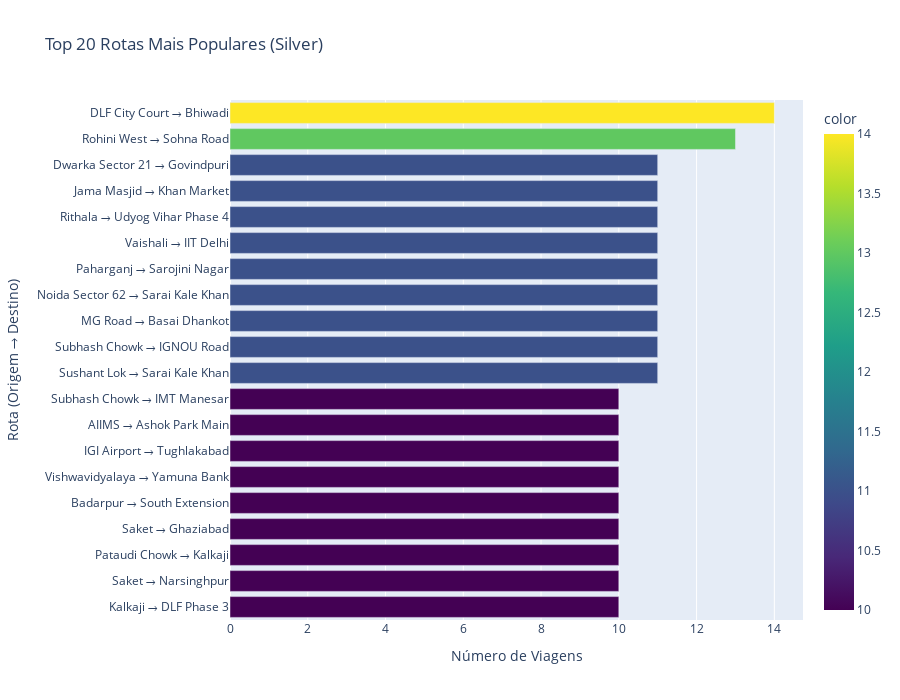

The cell this chart's notebook holds for it:
### Markdown cell above
### 7. Rotas Mais Populares (Silver)

### Code cell
df_silver['Route'] = df_silver['pickup_location'] + ' → ' + df_silver['drop_location']
top_routes_silver = df_silver['Route'].value_counts().head(20)

print(f"\nEstatísticas de Rotas (Silver):")
print(f"  • Total de rotas únicas: {df_silver['Route'].nunique():,}")
print(f"  • Rotas com apenas 1 viagem: {(df_silver['Route'].value_counts() == 1).sum():,}")
print(f"  • Concentração: As top 10 rotas representam {(top_routes_silver.head(10).sum() / len(df_silver) * 100):.2f}% das viagens")

fig = px.bar(
    x=top_routes_silver.values, 
    y=top_routes_silver.index, 
    orientation='h',
    title='Top 20 Rotas Mais Populares (Silver)',
    labels={'x': 'Número de Viagens', 'y': 'Rota (Origem → Destino)'},
    color=top_routes_silver.values,
    color_continuous_scale='Viridis'
)
fig.update_layout(height=700, yaxis={'categoryorder':'total ascending'})
fig.show()

### Figure 1 — Plotly figure (JSON) as saved in the notebook; plotly's stock layout.template omitted (floating-point values rounded to 4 significant figures)
{"data": [{"hovertemplate": "Número de Viagens=%{x}<br>Rota (Origem → Destino)=%{y}<br>color=%{marker.color}<extra></extra>", "legendgroup": "", "marker": {"color": [14, 13, 11, 11, 11, 11, 11, 11, 11, 11, 11, 10, 10, 10, 10, 10, 10, 10, 10, 10], "coloraxis": "coloraxis", "pattern": {"shape": ""}}, "name": "", "orientation": "h", "showlegend": false, "textposition": "auto", "type": "bar", "x": [14, 13, 11, 11, 11, 11, 11, 11, 11, 11, 11, 10, 10, 10, 10, 10, 10, 10, 10, 10], "xaxis": "x", "y": ["DLF City Court → Bhiwadi", "Rohini West → Sohna Road", "Sushant Lok → Sarai Kale Khan", "Subhash Chowk → IGNOU Road", "MG Road → Basai Dhankot", "Noida Sector 62 → Sarai Kale Khan", "Paharganj → Sarojini Nagar", "Vaishali → IIT Delhi", "Rithala → Udyog Vihar Phase 4", "Jama Masjid → Khan Market", "Dwarka Sector 21 → Govindpuri", "Kalkaji → DLF Phase 3", "Saket → Narsinghpur", "Pataudi Chowk → Kalkaji", "Saket → Ghaziabad", "Badarpur → South Extension", "Vishwavidyalaya → Yamuna Bank", "IGI Airport → Tughlakabad", "AIIMS → Ashok Park Main", "Subhash Chowk → IMT Manesar"], "yaxis": "y"}], "layout": {"barmode": "relative", "coloraxis": {"colorbar": {"title": {"text": "color"}}, "colorscale": [[0, "#440154"], [0.1111, "#482878"], [0.2222, "#3e4989"], [0.3333, "#31688e"], [0.4444, "#26828e"], [0.5556, "#1f9e89"], [0.6667, "#35b779"], [0.7778, "#6ece58"], [0.8889, "#b5de2b"], [1, "#fde725"]]}, "height": 700, "legend": {"tracegroupgap": 0}, "title": {"text": "Top 20 Rotas Mais Populares (Silver)"}, "xaxis": {"anchor": "y", "domain": [0, 1], "title": {"text": "Número de Viagens"}}, "yaxis": {"anchor": "x", "categoryorder": "total ascending", "domain": [0, 1], "title": {"text": "Rota (Origem → Destino)"}}}}
